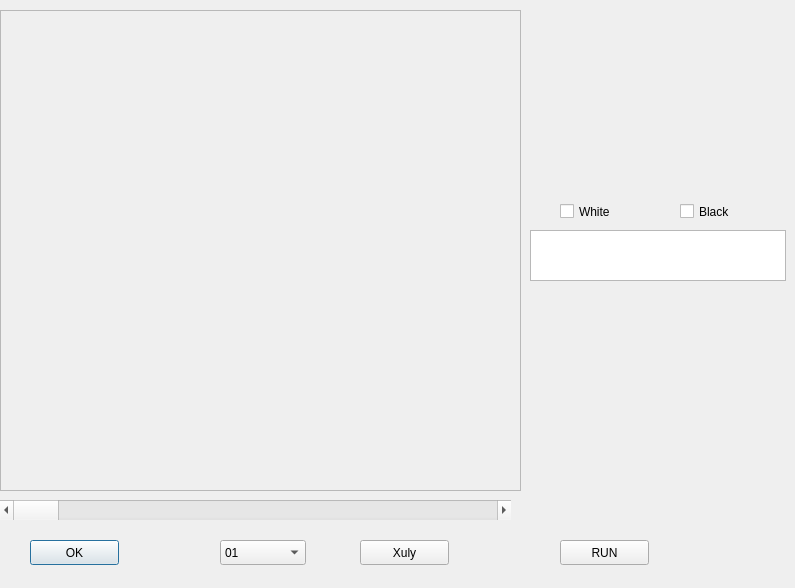
<?xml version="1.0" encoding="UTF-8"?>
<ui version="4.0">
 <class>Threshold_Dialog</class>
 <widget class="QDialog" name="Threshold_Dialog">
  <property name="geometry">
   <rect>
    <x>0</x>
    <y>0</y>
    <width>795</width>
    <height>588</height>
   </rect>
  </property>
  <property name="windowTitle">
   <string>Dialog</string>
  </property>
  <widget class="QScrollBar" name="Threshold_Bar">
   <property name="geometry">
    <rect>
     <x>0</x>
     <y>500</y>
     <width>511</width>
     <height>20</height>
    </rect>
   </property>
   <property name="orientation">
    <enum>Qt::Horizontal</enum>
   </property>
  </widget>
  <widget class="QPushButton" name="Threshold_OK_pushButton">
   <property name="geometry">
    <rect>
     <x>30</x>
     <y>540</y>
     <width>89</width>
     <height>25</height>
    </rect>
   </property>
   <property name="text">
    <string>OK</string>
   </property>
  </widget>
  <widget class="QPushButton" name="Threashold_xuly_pushButton">
   <property name="geometry">
    <rect>
     <x>360</x>
     <y>540</y>
     <width>89</width>
     <height>25</height>
    </rect>
   </property>
   <property name="text">
    <string>Xuly</string>
   </property>
  </widget>
  <widget class="QPushButton" name="Threshold_run_pushButton">
   <property name="geometry">
    <rect>
     <x>560</x>
     <y>540</y>
     <width>89</width>
     <height>25</height>
    </rect>
   </property>
   <property name="text">
    <string>RUN</string>
   </property>
  </widget>
  <widget class="QComboBox" name="Threshold_comboBox">
   <property name="geometry">
    <rect>
     <x>220</x>
     <y>540</y>
     <width>86</width>
     <height>25</height>
    </rect>
   </property>
   <item>
    <property name="text">
     <string>01</string>
    </property>
   </item>
   <item>
    <property name="text">
     <string>02</string>
    </property>
   </item>
   <item>
    <property name="text">
     <string>03</string>
    </property>
   </item>
   <item>
    <property name="text">
     <string>04</string>
    </property>
   </item>
  </widget>
  <widget class="QTableWidget" name="Threshold_tableWidget">
   <property name="geometry">
    <rect>
     <x>530</x>
     <y>230</y>
     <width>256</width>
     <height>51</height>
    </rect>
   </property>
  </widget>
  <widget class="QCheckBox" name="White_checkBox">
   <property name="geometry">
    <rect>
     <x>560</x>
     <y>200</y>
     <width>92</width>
     <height>23</height>
    </rect>
   </property>
   <property name="text">
    <string>White</string>
   </property>
  </widget>
  <widget class="QCheckBox" name="Black_checkBox">
   <property name="geometry">
    <rect>
     <x>680</x>
     <y>200</y>
     <width>92</width>
     <height>23</height>
    </rect>
   </property>
   <property name="text">
    <string>Black</string>
   </property>
  </widget>
  <widget class="QScrollArea" name="scrollArea">
   <property name="geometry">
    <rect>
     <x>0</x>
     <y>10</y>
     <width>521</width>
     <height>481</height>
    </rect>
   </property>
   <property name="widgetResizable">
    <bool>true</bool>
   </property>
   <widget class="QWidget" name="scrollAreaWidgetContents">
    <property name="geometry">
     <rect>
      <x>0</x>
      <y>0</y>
      <width>519</width>
      <height>479</height>
     </rect>
    </property>
   </widget>
  </widget>
 </widget>
 <resources/>
 <connections/>
</ui>
